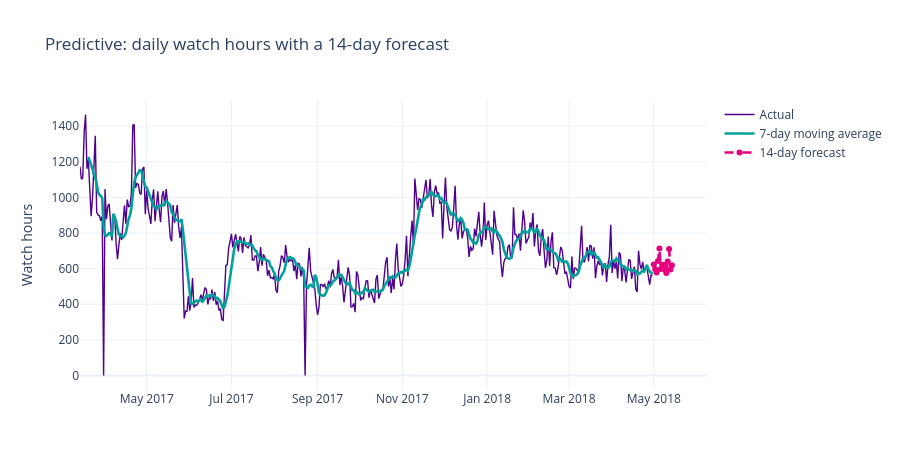

Source (notebook cell):
### Markdown cell above
## 7. Predictive analytics
### التحليل التنبؤي
Two forward-looking models, both trained and validated on a hold-out period:
1. **Demand forecast** — daily watch hours for the next 14 days (capacity & merchandising planning).
2. **Churn-risk model** — which active users are about to go silent (retention campaigns).

Both are deliberately simple, transparent baselines: in a production stc tv stack they become the
starting point that a gradient-boosted or sequence model must beat.

### Code cell
from sklearn.linear_model import LinearRegression, LogisticRegression
from sklearn.ensemble import GradientBoostingClassifier
from sklearn.metrics import roc_auc_score, classification_report, mean_absolute_percentage_error
from sklearn.model_selection import train_test_split
from sklearn.preprocessing import StandardScaler
from sklearn.pipeline import make_pipeline

header("7.1 DEMAND FORECAST - DAILY WATCH HOURS", "التنبؤ بالطلب: ساعات المشاهدة اليومية")

ts = (valid_time.groupby("date")["watch_hours"].sum().asfreq("D").fillna(0).rename("watch_hours"))
ts_df = ts.to_frame()
ts_df["t"] = np.arange(len(ts_df))                       # linear trend
ts_df["dow"] = ts_df.index.dayofweek                     # weekly seasonality
feat = pd.get_dummies(ts_df[["t", "dow"]], columns=["dow"], drop_first=True).astype(float)

HOLDOUT = 30
X_tr, X_te = feat.iloc[:-HOLDOUT], feat.iloc[-HOLDOUT:]
y_tr, y_te = ts_df.watch_hours.iloc[:-HOLDOUT], ts_df.watch_hours.iloc[-HOLDOUT:]

demand_model = LinearRegression().fit(X_tr, y_tr)
pred_te = demand_model.predict(X_te)
mape = mean_absolute_percentage_error(y_te, pred_te) * 100
r2 = demand_model.score(X_tr, y_tr)

# Refit on the full series, then project the next 14 days
demand_model_full = LinearRegression().fit(feat, ts_df.watch_hours)
future_idx = pd.date_range(ts_df.index.max() + timedelta(days=1), periods=14, freq="D")
future = pd.DataFrame({"t": np.arange(len(ts_df), len(ts_df) + 14), "dow": future_idx.dayofweek},
                      index=future_idx)
future = pd.get_dummies(future, columns=["dow"], drop_first=True).astype(float)
future = future.reindex(columns=feat.columns, fill_value=0.0)
forecast = pd.Series(demand_model_full.predict(future), index=future_idx, name="forecast_hours")

trend_per_day = demand_model_full.coef_[list(feat.columns).index("t")]
print(f"Trend / الاتجاه العام        : {trend_per_day:+,.1f} watch hours per day "
      f"({trend_per_day*30:+,.0f} h per month)")
print(f"Hold-out accuracy (last {HOLDOUT} days): MAPE = {mape:,.1f}%  |  in-sample R2 = {r2:,.3f}")
print(f"Next 14 days forecast        : {forecast.sum():,.0f} watch hours "
      f"({forecast.mean():,.0f} h/day on average)")
print("Read R2 with care: calendar features alone explain little day-to-day variance because "
      "volume is driven by title releases and campaigns, which this dataset does not expose. "
      "The 14-day numbers are therefore a planning BASELINE, not a committed prediction.")
show_table(forecast.round(0).to_frame(), "14-day watch-hour forecast", save_as="23_demand_forecast")

fig = go.Figure()
fig.add_trace(go.Scatter(x=ts_df.index, y=ts_df.watch_hours, name="Actual",
                         line=dict(color=STC_PURPLE, width=1.4)))
fig.add_trace(go.Scatter(x=ts_df.index, y=ts_df.watch_hours.rolling(7).mean(),
                         name="7-day moving average", line=dict(color=STC_TEAL, width=2.6)))
fig.add_trace(go.Scatter(x=forecast.index, y=forecast.values, name="14-day forecast",
                         line=dict(color=STC_MAGENTA, width=2.6, dash="dash")))
fig.update_layout(title="Predictive: daily watch hours with a 14-day forecast",
                  xaxis_title="", yaxis_title="Watch hours", height=470, hovermode="x unified")
show_fig(fig)

### Figure 1 — Plotly figure (JSON) as saved in the notebook; plotly's stock layout.template omitted (floating-point values rounded to 4 significant figures; data arrays with more than 128 entries replaced by an {"elided": "..."} marker saying what was removed)
{"data": [{"line": {"color": "#4F008C", "width": 1.4}, "name": "Actual", "type": "scatter", "x": {"elided": "413 str values"}, "y": {"elided": "413 float values"}}, {"line": {"color": "#00A19A", "width": 2.6}, "name": "7-day moving average", "type": "scatter", "x": {"elided": "413 str values"}, "y": {"elided": "413 float values"}}, {"line": {"color": "#E5007D", "dash": "dash", "width": 2.6}, "name": "14-day forecast", "type": "scatter", "x": ["2018-05-01T00:00:00.000000000", "2018-05-02T00:00:00.000000000", "2018-05-03T00:00:00.000000000", "2018-05-04T00:00:00.000000000", "2018-05-05T00:00:00.000000000", "2018-05-06T00:00:00.000000000", "2018-05-07T00:00:00.000000000", "2018-05-08T00:00:00.000000000", "2018-05-09T00:00:00.000000000", "2018-05-10T00:00:00.000000000", "2018-05-11T00:00:00.000000000", "2018-05-12T00:00:00.000000000", "2018-05-13T00:00:00.000000000", "2018-05-14T00:00:00.000000000"], "y": [622.9, 596.4, 578.1, 642.8, 712.7, 598.5, 622.2, 620.3, 593.8, 575.5, 640.2, 710.1, 595.9, 619.6]}], "layout": {"height": 470, "hovermode": "x unified", "title": {"text": "Predictive: daily watch hours with a 14-day forecast"}, "xaxis": {"title": {"text": ""}}, "yaxis": {"title": {"text": "Watch hours"}}}}
